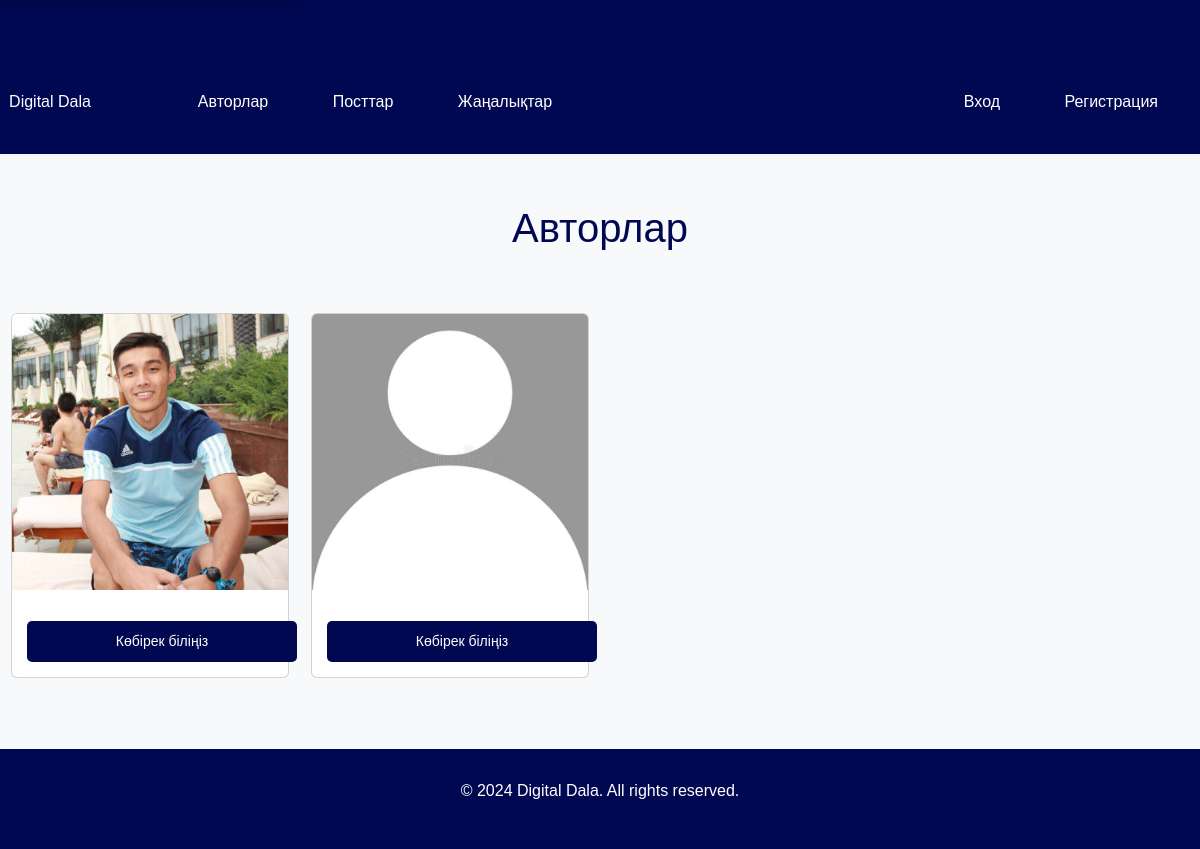
Page /author/ on the committed database.
### userauths/models.py (models this page shows, shortened)
class User(AbstractUser):
    full_name = models.CharField(max_length=200)
    username = models.CharField(max_length=100)
    email = models.EmailField(unique=True)
    phone = models.CharField(max_length=200)
    is_author = models.BooleanField(default=False)
    USERNAME_FIELD = 'email'
    REQUIRED_FIELDS = ['username']

class Profile(models.Model):
    user = models.OneToOneField(User, on_delete=models.CASCADE)
    image = models.ImageField(
        upload_to=user_directory_path, blank=True, null=True, default='default.jpg')
    full_name = models.CharField(max_length=200, null=True, blank=True)
    phone = models.CharField(max_length=200, null=True, blank=True)
    bio = models.CharField(max_length=200, null=True, blank=True)
    about = models.TextField(null=True, blank=True)
    gender = models.CharField(max_length=100, null=True, blank=True)
    country = models.CharField(max_length=200, null=True, blank=True)
    state = models.CharField(max_length=200, null=True, blank=True)
    city = models.CharField(max_length=200, null=True, blank=True)
    address = models.CharField(max_length=200, null=True, blank=True)
    working_at = models.CharField(max_length=200, null=True, blank=True)
    instagram = models.CharField(max_length=200, null=True, blank=True)
    whatsapp = models.CharField(max_length=200, null=True, blank=True)
    telegram = models.CharField(max_length=200, null=True, blank=True)
    followers = models.ManyToManyField(
        User, blank=True, related_name='followers')
    followings = models.ManyToManyField(
        User, blank=True, related_name='following')
    blocked = models.ManyToManyField(
        User, blank=True, related_name='blocked')
    date = models.DateTimeField(auto_now_add=True)
    pid = ShortUUIDField(unique=True, max_length=20,
                         length=10, alphabet="abcdefghijklmnop")
    class Meta:
        ordering = ["-date"]

### core/views.py (the view)
# urls.py: path('author/', author, name='author'),
def author(request):
    authors = User.objects.filter(is_author=True)
    context = {
        "authors": authors,
    }
    return render(request, "core/authors.html", context)

### core/templates/core/authors.html (shortened to what this page needs)
{% extends "core/base.html" %}
{% block content %}
    <div id="posts" class="container">
        <h1>Авторлар</h1>
        <div class="row">
            {% for author in authors %}
                <div class="col-md-3 post-item">
                    <div class="card">
                        <img class="card-img-top" src="{{ author.profile.image.url }}" alt="Card image cap">
                        <div class="card-body">
                            <a href="{% url 'userauths:author_detail' author.username %}" class="btn btn-outline-dark btn-sm">Көбірек біліңіз</a>
                        </div>
                    </div>
                </div>
            {% empty %}
                <div class="col">
                    <p>No posts available</p>
                </div>
            {% endfor %}
        </div>
    </div>
{% endblock content %}

### core/templates/core/base.html (style rules this page uses)
body { font-family: Arial, sans-serif; background-color: #f8f9fa; margin: 0; padding: 0; }
.btn { display: inline-block; padding: 10px 20px; background-color: #000851; color: #ffffff; border: none; border-radius: 5px; text-decoration: none; }
.container { max-width: 1300px; margin: 0 auto; padding-top: 50px; }
.container h1 { text-align: center; margin-bottom: 40px; color: #000851; }
.card { margin-bottom: 20px; }
.col-md-3 { margin-bottom: 30px; padding: 21px 11px; }
.card-body { flex-grow: 1; display: flex; flex-direction: column; justify-content: space-between; padding: 15px; }
.btn-sm { width: 270px; display: block; margin: 0 auto; background-color: #000851; color: #fff; border: none; padding: 10px 20px; border-radius: 5px; }
h1 { text-align: center; margin-bottom: 30px; }

### rows in the picture
User: profile.image (picture)
User: profile.image (placeholder picture)
